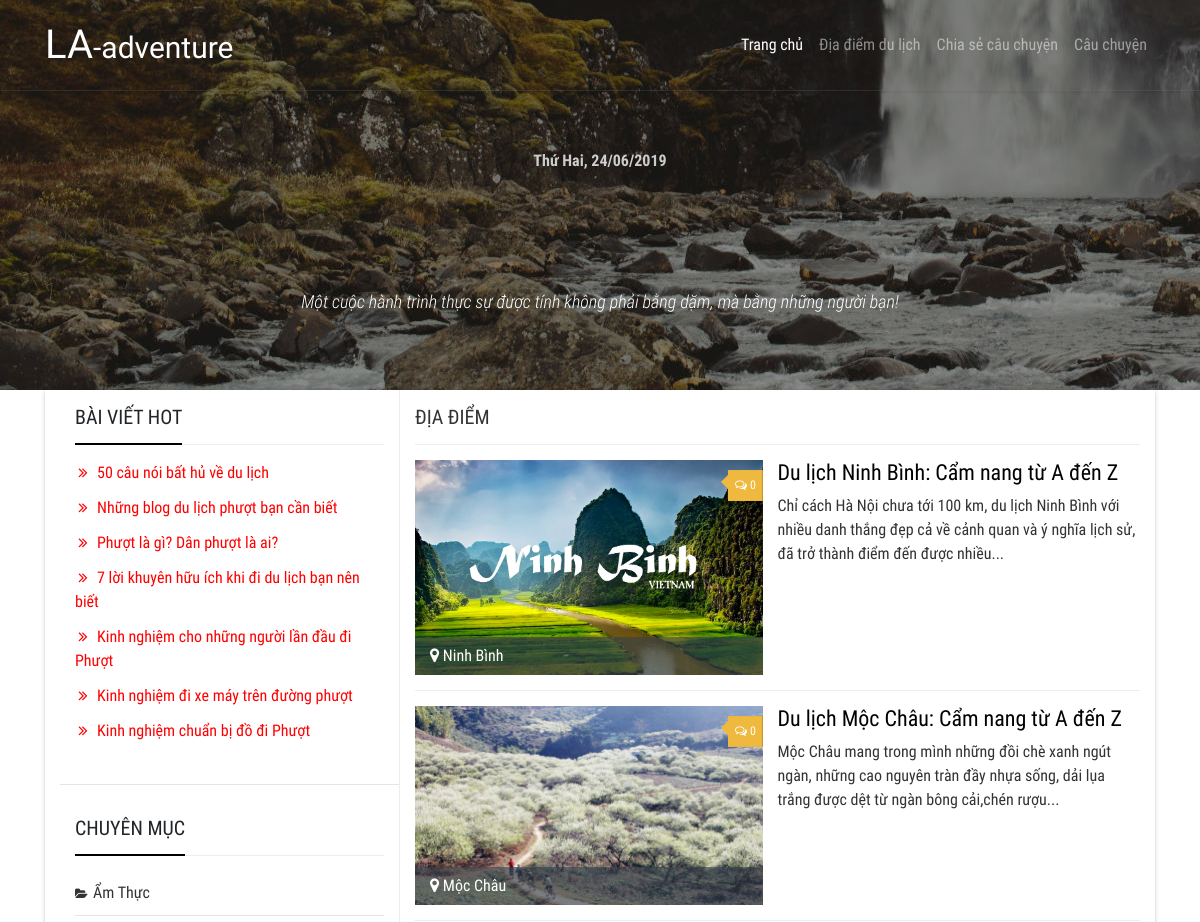
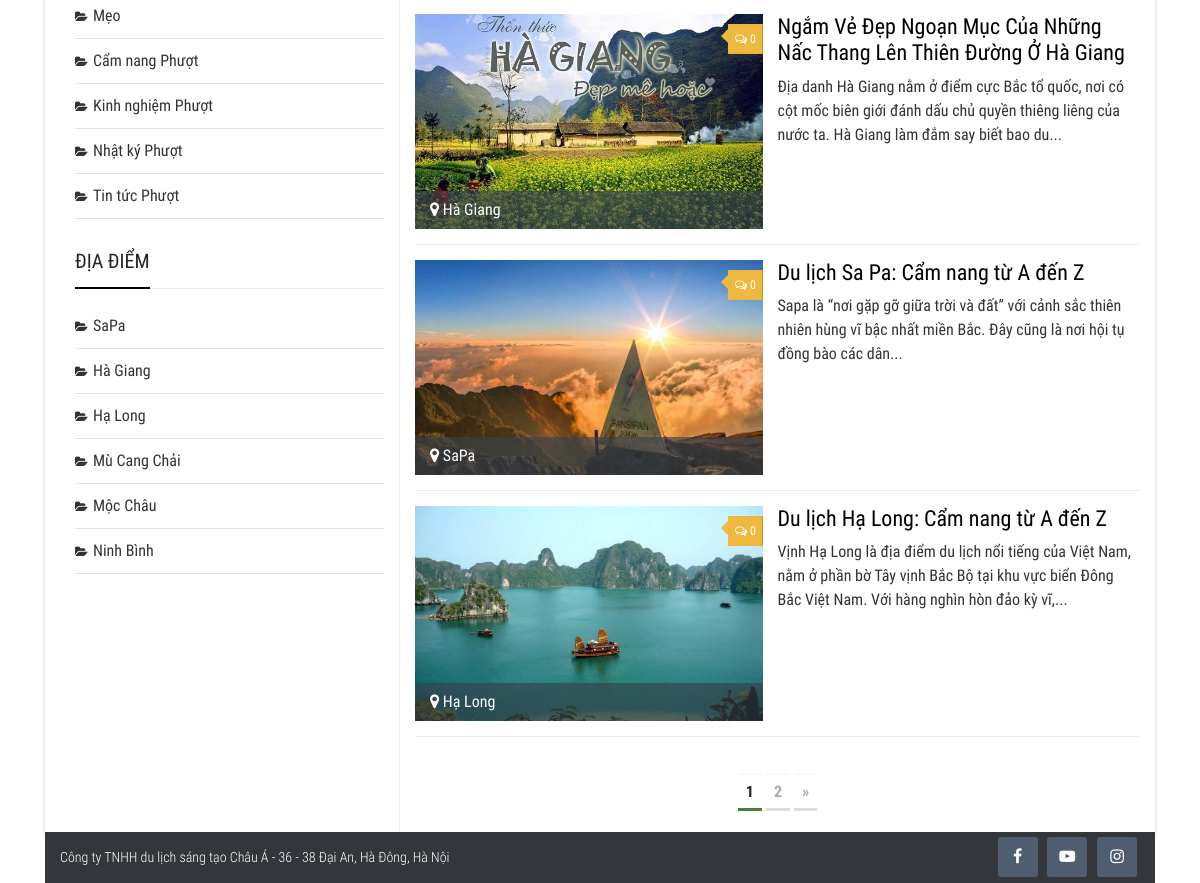
/diadiemdulich.php, run on an earlier commit of the app's database (2 pictures, top to bottom).
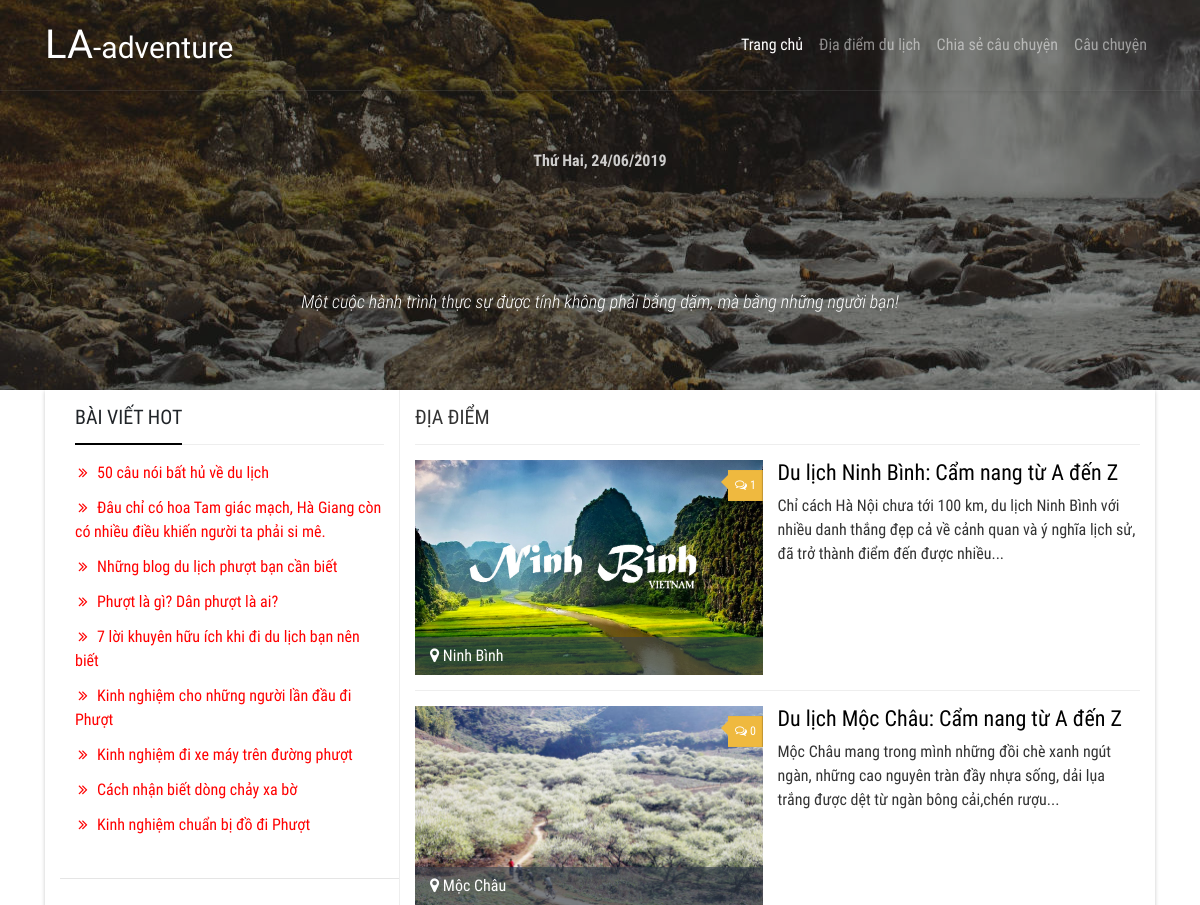
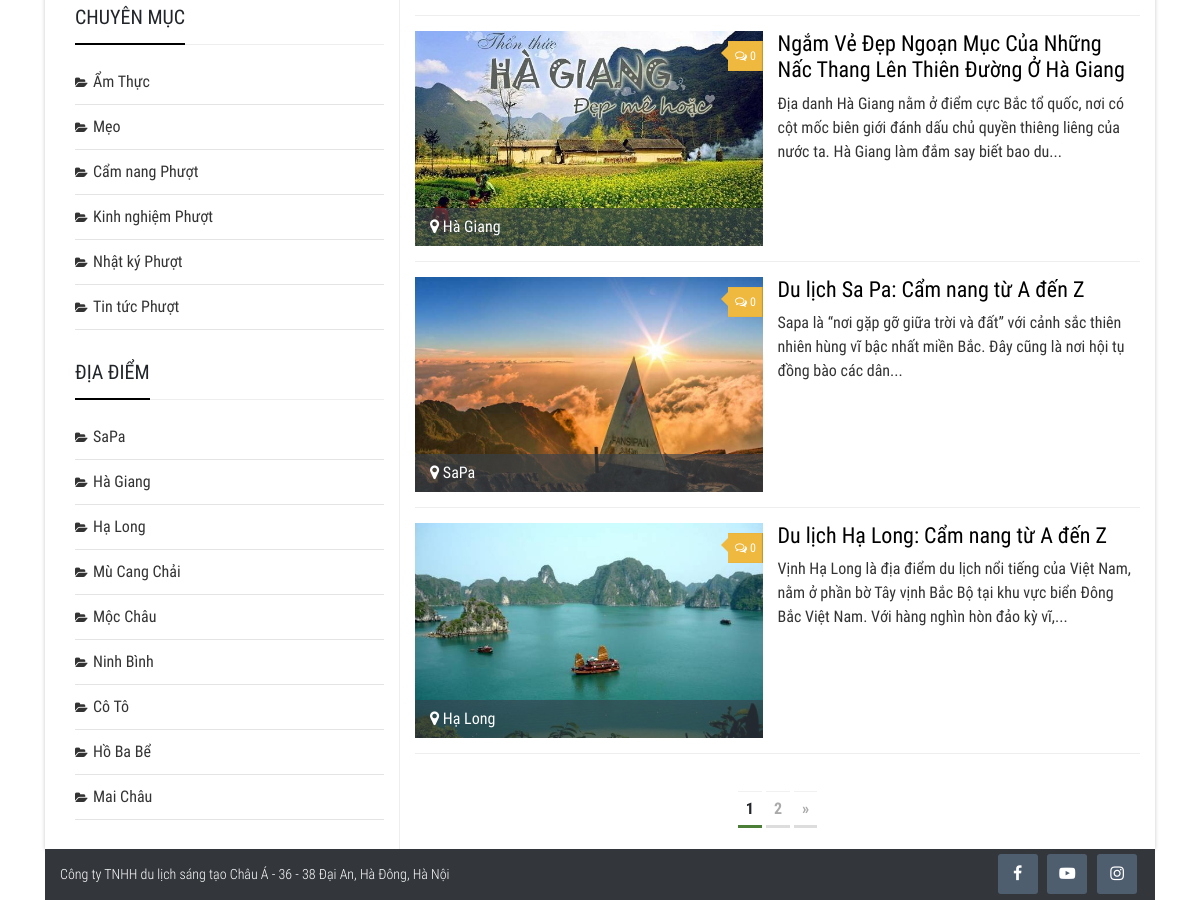
And on a later commit of the database (2 pictures, top to bottom).
### tables this page shows
CREATE TABLE `tintuc` (
  `tintuc_id` int(11) NOT NULL,
  `danhmuc_id` int(11) DEFAULT NULL,
  `tintuc_ten` varchar(150) DEFAULT NULL,
  `tintuc_mota` text NOT NULL,
  `tintuc_noidung` text DEFAULT NULL,
  `tintuc_anh` varchar(100) DEFAULT NULL,
  `tintuc_ngaytao` date DEFAULT NULL,
  `tintuc_hot` tinyint(4) DEFAULT NULL
);

CREATE TABLE `danhmuc` (
  `danhmuc_id` int(11) NOT NULL,
  `danhmuc_ten` varchar(100) NOT NULL,
  `danhmuc_vitri` int(11) NOT NULL,
  `danhmuc_ngaytao` date NOT NULL
);

CREATE TABLE `diadiem` (
  `diadiem_id` int(11) NOT NULL,
  `diadiem_ten` varchar(150) NOT NULL,
  `diadiem_anh` varchar(100) NOT NULL,
  `diadiem_ngaytao` date NOT NULL,
  `diadiem_vitri` int(11) NOT NULL
);

CREATE TABLE `baiviet_diadiem` (
  `baiviet_diadiem_id` int(11) NOT NULL,
  `diadiem_id` int(11) NOT NULL,
  `baiviet_diadiem_ten` varchar(150) NOT NULL,
  `baiviet_diadiem_mota` text NOT NULL,
  `baiviet_diadiem_anh` varchar(100) NOT NULL,
  `baiviet_diadiem_noidung` text NOT NULL,
  `baiviet_diadiem_ngaytao` date NOT NULL,
  `baiviet_diadiem_hot` tinyint(4) NOT NULL
);

### diadiemdulich.php (the view, shortened to what this page needs)
<?php include('includes/mysqli_connect.php');?>
<?php include('includes/functions.php');?>
<?php include('includes/header_sub.php');?>
<main id="main">
  <div class="container">
    <div class="row">
      <div class="col-md-12">
        <div class="wrapper-main">
          <div class="row m-0">
            <div class="col-md-4 p-0">
              <?php include('includes/sidebar.php');?>
            </div>
            <div class="col-md-8 p-0">
              <div class="wrapper-main-content">
                <h2 class="title"> ĐỊA ĐIỂM </h2>
                <div class="row">
                  <div class="col-md-12">
                    <div class="box-content">
                      <div class='location-layout'>
                        <div class="row">
                          <?php
                            $display = 5;
                            $posts = fetch_location($display);
                            $type = 'diadiem';
                            if(!empty($posts)){
                              foreach ($posts as $post) {
                                $countComment = countComment($type, $post['baiviet_diadiem_id']);
                                if($countComment > 0) {
                                  $count = $countComment;
                                } else {
                                  $count = 0;
                                }
                                echo "
                                  <div class='item_wrap clearfix'>
                                    <div class='image_wrap'>
                                      <a href='chitietdiadiem.php?id={$post['baiviet_diadiem_id']}'>
                                        <img src='".BASE_URL."/admin/uploads/images/{$post['baiviet_diadiem_anh']}' class='img-fluid' alt=''>
                                      </a>
                                      <a class='post-comments' href='chitietdiadiem.php?id={$post['baiviet_diadiem_id']}#disscuss'><span><i class='fa fa-comments-o'></i>{$count}</span></a>
                                      <a href='diadiem.php?id={$post['diadiem_id']}'><div class='location-icon'><i class='fa fa-map-marker' aria-hidden='true'></i> {$post['diadiem_ten']}</div></a>
                                    </div>
                                    <div class='details_wrap'>
                                      <div class='information_wrapper'>
                                          <h2 class='name'><a href='chitietdiadiem.php?id={$post['baiviet_diadiem_id']}'>{$post['baiviet_diadiem_ten']}</a></h2>
                                          <div class='description'>".the_excerpt($post['baiviet_diadiem_mota'], 250)."</div>
                                      </div>
                                    </div>
                                  </div>
                                ";
                              }
                            } else {
                              $messages = "<p>Không có bài viết nào</p>";
                            }
                          ?>
                        </div>
                      </div>
                      <?php echo pagination(NULL ,$display , 'baiviet_diadiem');  ?>
                    </div>
                  </div>
                </div>
              </div>
            </div>
          </div>
        </div>
      </div>
    </div>
  </div>
</main>
<?php include('includes/footer.php');?>

### includes/header_sub.php (shortened to what this page needs)
<!DOCTYPE html>
<html lang="en">
	<head>
		<link href="assets/css/bootstrap.min.css" rel="stylesheet">
		<link href="assets/css/style.css" rel="stylesheet">
		<link rel="stylesheet" href="assets/lib/font-awesome/css/font-awesome.min.css">
		<link rel="stylesheet" href="assets/roboto-condensed/roboto-condensed.css">
	</head>
	<body>
		<header id="header" class="sub-header">
			<div class="wrapper-nav">
				<div class="container">
					<div class="row">
						<div class="col-md-12">
							<div class="logo pull-left">
								<a href="index.php"><span>LA</span>-adventure</a>
							</div>
							<nav class="navbar navbar-expand-md navbar-dark nav-top">
								<div class="collapse navbar-collapse" id="navbarsExample04">
									<ul class="navbar-nav mr-auto">
										<li class="nav-item active">
											<a class="nav-link" href="index.php">Trang chủ</a>
										</li>
										<li class="nav-item">
											<a class="nav-link" href="diadiemdulich.php">Địa điểm du lịch</a>
										</li>
										<li class="nav-item">
											<a class="nav-link" href='post-story.php'>Chia sẻ câu chuyện</a>
										</li>
										<li class="nav-item">
											<a class="nav-link" href="cauchuyen.php">Câu chuyện</a>
										</li>
									</ul>
								</div>
							</nav>
						</div>
					</div>
				</div>
			</div>
			<div class="wrapper-logo">
				<div class="container">
					<div class="row">
						<div class="col-md-12">
							<div class="clock fl">
							    <span id="digclock" style="font-weight: 700;"></span>
							</div>
							<div class="box-logo clearfix">
								<p class="site-title"><a class="buzz" href="index.php">Phượt</a></p>
								<p class="site-description">Một cuộc hành trình thực sự được tính không phải bằng dặm, mà bằng những người bạn!</p>
							</div>
						</div>
					</div>
				</div>
			</div>
		</header>

### includes/sidebar.php (shortened to what this page needs)
<aside id="aside">
  <div class="sidebar-sticky">
    <div class="wrapper-post-hot">
      <h3 class="title-side">
        <span>Bài viết hot</span>
      </h3>
      <ul class="list-post-hot">
        <?php
          $query = "SELECT tintuc_id, tintuc_ten FROM tintuc WHERE tintuc_hot = 1 ORDER BY tintuc_id ASC LIMIT 0, 10";
          $result = $dbc->query($query);
          while ($news = $result->fetch_array(MYSQLI_ASSOC)) {
              echo "<li><a href='single.php?id={$news['tintuc_id']}'";
              echo ">".$news['tintuc_ten']. "</a></li>";
          }
         ?>
      </ul>
    </div>
    <hr>
    <div class="wrapper-categories">
      <h3 class="title-side">
        <span>Chuyên mục</span>
      </h3>
      <ul>
        <?php
          $query = "SELECT * FROM danhmuc ORDER BY danhmuc_id ASC";
          $result = $dbc->query($query);
          while ($cats = $result->fetch_array(MYSQLI_ASSOC)) {
              echo "<li class='cat-item'><a href='danhmuctintuc.php?id={$cats['danhmuc_id']}'";
              echo ">".$cats['danhmuc_ten']. "</a></li>";
          }
         ?>
      </ul>
    </div>
    <div class="wrapper-categories">
      <h3 class="title-side">
        <span>Địa điểm</span>
      </h3>
      <ul>
        <?php
          $query = "SELECT * FROM diadiem ORDER BY diadiem_id ASC";
          $result = $dbc->query($query);
          while ($location = $result->fetch_array(MYSQLI_ASSOC)) {
              echo "<li class='cat-item'><a href='diadiem.php?id={$location['diadiem_id']}'";
              echo ">".$location['diadiem_ten']. "</a></li>";
          }
         ?>
      </ul>
    </div>
  </div>
</aside>

### includes/functions.php (shortened to what this page needs)
<?php
    function the_excerpt($text, $string = 400) {
        $sanitized = strip_tags($text);
        if(strlen($sanitized) > $string) {
            $cutString = substr($sanitized,0,$string);
            $words = substr($sanitized, 0, strrpos($cutString, ' '));
            return $words .'...';
        } else {
            return $sanitized;
        }
    }
    function fetch_location($display = 5) {
        global $dbc;
        $start = (isset($_GET['s']) && filter_var($_GET['s'], FILTER_VALIDATE_INT, array('min_range' => 1))) ? $_GET['s'] : 0;
        $query = "SELECT l.baiviet_diadiem_hot ,l.baiviet_diadiem_id, l.baiviet_diadiem_ten, l.baiviet_diadiem_mota, l.baiviet_diadiem_noidung, l.baiviet_diadiem_anh, DATE_FORMAT(l.baiviet_diadiem_ngaytao, '%d Tháng %m, %y') AS date, c.diadiem_ten, c.diadiem_id ";
        $query .= " FROM baiviet_diadiem AS l ";
        $query .= " LEFT JOIN diadiem AS c ";
        $query .= " USING (diadiem_id) ORDER BY l.baiviet_diadiem_hot DESC LIMIT {$start}, {$display}";
        $result = $dbc->query($query);
        if($result->num_rows > 0) {
            $posts = array();
            while($results = $result->fetch_array(MYSQLI_ASSOC)) {
                $posts[] = $results;
            }
            return $posts;
        } else {
            return FALSE;
        }
    }
    function countComment($type, $id) {
        global $dbc;
        $query = "SELECT count(binhluan_id) FROM binhluan WHERE binhluan_kieu = '{$type}' AND foreign_id = {$id}";
        $result = $dbc->query($query);
        if($result->num_rows > 0) {
            list($count) = $result->fetch_array(MYSQLI_NUM);
          return $count;
        } else{
          return FALSE;
        }
    }
    function pagination($id = NULL ,$display = 5, $table){
        global $dbc; global $start;
        if(isset($_GET['p']) && filter_var($_GET['p'], FILTER_VALIDATE_INT, array('min_range' => 1))) {
            $page = $_GET['p'];
        } else {
            $query = "SELECT COUNT({$table}_id) FROM {$table}";
            $result = $dbc->query($query);
            list($record) = $result->fetch_array(MYSQLI_NUM);
            if($record > $display) {
                $page = ceil($record/$display);
            } else {
                $page = 1;
            }
        }
        $output = "<nav class='pagination clearfix'><div class='wp-pagenavi'>";
        if($page > 1) {
            $current_page = ($start/$display) + 1;
            for($i = 1; $i <= $page; $i++) {
                if($i != $current_page) {
                    $output .= "<a class='page larger' href='?id={$id}&s=".($display * ($i - 1))."&p={$page}'>{$i}</a>";
                } else {
                    $output .= "<a class='page larger current'>{$i}</a>";
                }
            }
            if($current_page != $page) {
                $output .= "<a class='nextpostslink ".$current_page."' rel='next' href='?id={$id}&s=".($start + $display)."&p={$page}'>»</a>";
            }
        }
            $output .= "</div></nav>";
            return $output;
    }
?>

### includes/footer.php (shortened to what this page needs)
    <footer id="footer">
		<div class="container">
			<div class="row">
				<div class="col-md-12">
					<div class="wrapper-footer">
						<div class="row">
							<div class="col-md-6">
								<div class="address">
									<p>Công ty TNHH du lịch sáng tạo Châu Á - 36 - 38 Đại An, Hà Đông, Hà Nội</p>
								</div>
							</div>
							<div class="col-md-6">
								<div class="social">
									<ul>
										<li><a href='https://www.facebook.com/AsiaCreativeTravel/' target='_blank'><i class="fa fa-facebook" aria-hidden="true"></i></a></li>
										<li><a href='' target='_blank'><i class="fa fa-youtube-play" aria-hidden="true"></i></a></li>
										<li><a href='' target='_blank'><i class="fa fa-instagram" aria-hidden="true"></i></a></li>
									</ul>
								</div>
							</div>
						</div>
					</div>
				</div>
			</div>
		</div>
	</footer>
  </body>
</html>

What changed in the data, as far as the page shows it:
now on this page (row edited): tintuc: tintuc_ten "Đâu chỉ có hoa Tam giác mạch, Hà Giang còn có nhiều điều khiến người ta phải si mê."
now on this page (row edited): tintuc: tintuc_ten "Cách nhận biết dòng chảy xa bờ"
added diadiem: diadiem_ten "Cô Tô"
added diadiem: diadiem_ten "Hồ Ba Bể"
added diadiem: diadiem_ten "Mai Châu"
computed for baiviet_diadiem "Du lịch Ninh Bình: Cẩm nang từ A đến Z": count "0" → "1"
